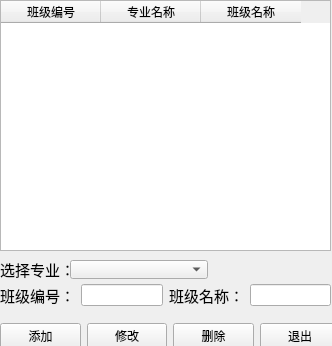
<?xml version="1.0" encoding="UTF-8"?>
<ui version="4.0">
 <class>ClassSettingWindow</class>
 <widget class="QMainWindow" name="ClassSettingWindow">
  <property name="geometry">
   <rect>
    <x>0</x>
    <y>0</y>
    <width>332</width>
    <height>346</height>
   </rect>
  </property>
  <property name="windowTitle">
   <string>班级设置</string>
  </property>
  <property name="windowIcon">
   <iconset resource="../rc.qrc">
    <normaloff>:/ico/images/appstu.ICO</normaloff>:/ico/images/appstu.ICO</iconset>
  </property>
  <widget class="QWidget" name="centralwidget">
   <widget class="QTableWidget" name="tbClass">
    <property name="geometry">
     <rect>
      <x>0</x>
      <y>0</y>
      <width>331</width>
      <height>251</height>
     </rect>
    </property>
    <property name="editTriggers">
     <set>QAbstractItemView::EditTrigger::NoEditTriggers</set>
    </property>
    <column>
     <property name="text">
      <string>班级编号</string>
     </property>
    </column>
    <column>
     <property name="text">
      <string>专业名称</string>
     </property>
    </column>
    <column>
     <property name="text">
      <string>班级名称</string>
     </property>
    </column>
   </widget>
   <widget class="QWidget" name="layoutWidget">
    <property name="geometry">
     <rect>
      <x>0</x>
      <y>280</y>
      <width>331</width>
      <height>31</height>
     </rect>
    </property>
    <layout class="QHBoxLayout" name="horizontalLayout_2" stretch="0,4,1,4">
     <item>
      <widget class="QLabel" name="label_4">
       <property name="font">
        <font>
         <pointsize>11</pointsize>
        </font>
       </property>
       <property name="text">
        <string>班级编号：</string>
       </property>
      </widget>
     </item>
     <item>
      <widget class="QLineEdit" name="editID"/>
     </item>
     <item>
      <widget class="QLabel" name="label_3">
       <property name="font">
        <font>
         <pointsize>11</pointsize>
        </font>
       </property>
       <property name="text">
        <string>班级名称：</string>
       </property>
      </widget>
     </item>
     <item>
      <widget class="QLineEdit" name="editName"/>
     </item>
    </layout>
   </widget>
   <widget class="QWidget" name="layoutWidget">
    <property name="geometry">
     <rect>
      <x>0</x>
      <y>320</y>
      <width>340</width>
      <height>32</height>
     </rect>
    </property>
    <layout class="QHBoxLayout" name="horizontalLayout">
     <item>
      <widget class="QPushButton" name="btnAdd">
       <property name="text">
        <string>添加</string>
       </property>
      </widget>
     </item>
     <item>
      <widget class="QPushButton" name="btnEdit">
       <property name="text">
        <string>修改</string>
       </property>
      </widget>
     </item>
     <item>
      <widget class="QPushButton" name="btnDel">
       <property name="text">
        <string>删除</string>
       </property>
      </widget>
     </item>
     <item>
      <widget class="QPushButton" name="btnExit">
       <property name="text">
        <string>退出</string>
       </property>
      </widget>
     </item>
    </layout>
   </widget>
   <widget class="QLabel" name="label_2">
    <property name="geometry">
     <rect>
      <x>0</x>
      <y>260</y>
      <width>75</width>
      <height>19</height>
     </rect>
    </property>
    <property name="font">
     <font>
      <pointsize>11</pointsize>
     </font>
    </property>
    <property name="text">
     <string>选择专业：</string>
    </property>
   </widget>
   <widget class="QComboBox" name="cboxGrade">
    <property name="geometry">
     <rect>
      <x>70</x>
      <y>260</y>
      <width>138</width>
      <height>19</height>
     </rect>
    </property>
   </widget>
  </widget>
 </widget>
 <resources>
  <include location="../rc.qrc"/>
 </resources>
 <connections>
  <connection>
   <sender>editID</sender>
   <signal>returnPressed()</signal>
   <receiver>editName</receiver>
   <slot>setFocus()</slot>
   <hints>
    <hint type="sourcelabel">
     <x>115</x>
     <y>206</y>
    </hint>
    <hint type="destinationlabel">
     <x>258</x>
     <y>204</y>
    </hint>
   </hints>
  </connection>
  <connection>
   <sender>editName</sender>
   <signal>returnPressed()</signal>
   <receiver>editID</receiver>
   <slot>setFocus()</slot>
   <hints>
    <hint type="sourcelabel">
     <x>274</x>
     <y>211</y>
    </hint>
    <hint type="destinationlabel">
     <x>122</x>
     <y>294</y>
    </hint>
   </hints>
  </connection>
  <connection>
   <sender>btnExit</sender>
   <signal>clicked()</signal>
   <receiver>ClassSettingWindow</receiver>
   <slot>close()</slot>
   <hints>
    <hint type="sourcelabel">
     <x>279</x>
     <y>252</y>
    </hint>
    <hint type="destinationlabel">
     <x>307</x>
     <y>246</y>
    </hint>
   </hints>
  </connection>
 </connections>
</ui>
